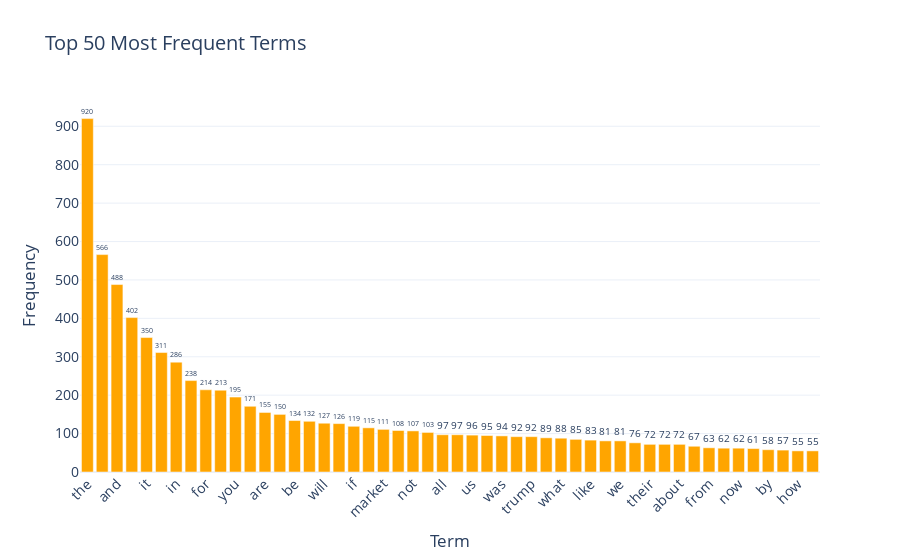

The code cell stored with this chart in its notebook:
### Markdown cell above
### >>> **Exercise 13 :**

### Code cell
###Exercise 13 :efficiently reduce the number of terms want to visualize
df_top = df.sort_values(by="frequency", ascending=False)
#取前50個頻率最高的詞
df_top50 = df_top.head(50)

fig = px.bar(
    df_top50,
    x="term",
    y="frequency",
    text="frequency",   
    title="Top 50 Most Frequent Terms",
    labels={"term": "Term", "frequency": "Frequency"},
)

fig.update_traces(marker_color="orange", textposition="outside")
fig.update_layout(
    xaxis_tickangle=-45,
    template="plotly_white",
    font=dict(size=14)
)

fig.show()

### Figure 1 — Plotly figure (JSON) as saved in the notebook; plotly's stock layout.template omitted (floating-point values rounded to 4 significant figures)
{"data": [{"hovertemplate": "Term=%{x}<br>Frequency=%{text}<extra></extra>", "legendgroup": "", "marker": {"color": "orange", "pattern": {"shape": ""}}, "name": "", "orientation": "v", "showlegend": false, "text": [920.0, 566.0, 488.0, 402.0, 350.0, 311.0, 286.0, 238.0, 214.0, 213.0, 195.0, 171.0, 155.0, 150.0, 134.0, 132.0, 127.0, 126.0, 119.0, 115.0, 111.0, 108.0, 107.0, 103.0, 97.0, 97.0, 96.0, 95.0, 94.0, 92.0, 92.0, 89.0, 88.0, 85.0, 83.0, 81.0, 81.0, 76.0, 72.0, 72.0, 72.0, 67.0, 63.0, 62.0, 62.0, 61.0, 58.0, 57.0, 55.0, 55.0], "textposition": "outside", "type": "bar", "x": ["the", "to", "and", "is", "it", "of", "in", "that", "for", "this", "you", "on", "are", "they", "be", "he", "will", "with", "if", "as", "market", "but", "not", "so", "all", "have", "us", "just", "was", "at", "trump", "my", "what", "can", "like", "or", "we", "has", "their", "china", "about", "more", "from", "there", "now", "no", "by", "re", "how", "up"], "xaxis": "x", "y": [920, 566, 488, 402, 350, 311, 286, 238, 214, 213, 195, 171, 155, 150, 134, 132, 127, 126, 119, 115, 111, 108, 107, 103, 97, 97, 96, 95, 94, 92, 92, 89, 88, 85, 83, 81, 81, 76, 72, 72, 72, 67, 63, 62, 62, 61, 58, 57, 55, 55], "yaxis": "y"}], "layout": {"barmode": "relative", "font": {"size": 14}, "legend": {"tracegroupgap": 0}, "title": {"text": "Top 50 Most Frequent Terms"}, "xaxis": {"anchor": "y", "domain": [0, 1], "tickangle": -45, "title": {"text": "Term"}}, "yaxis": {"anchor": "x", "domain": [0, 1], "title": {"text": "Frequency"}}}}
